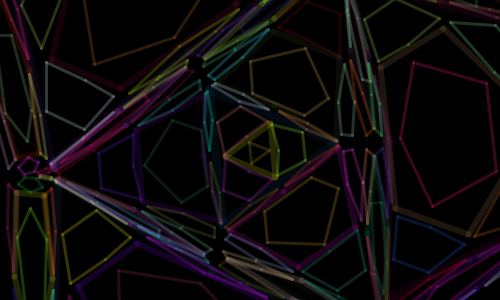
Frame 1 (no input)
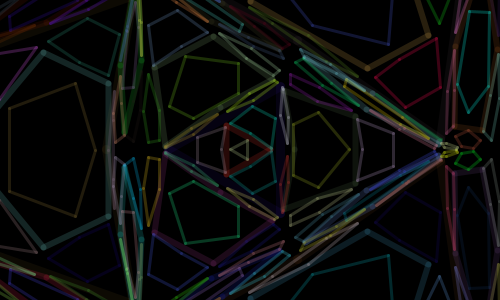
Frame 60 (the mouse pressed at the canvas centre just before this capture)
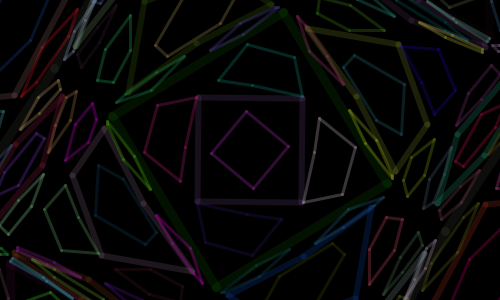
Frame 120 (the mouse held since frame 60 and released just before this capture)

The Processing sketch that drew these frames (run headless with seeded random() and noise(); from frame 60 on, the mouse is pressed at the canvas centre):

// Processing sketch: disco
// ── disco.pde

// Dec 2008 
// http://www.abandonedart.org
// http://www.zenbullets.com
//
// This work is licensed under a Creative Commons 3.0 License.
// (Attribution - NonCommerical - ShareAlike)
// http://creativecommons.org/licenses/by-nc-sa/3.0/
// 
// This basically means, you are free to use it as long as you:
// 1. give http://www.zenbullets.com a credit
// 2. don't use it for commercial gain
// 3. share anything you create with it in the same way I have
//
// These conditions can be waived if you want to do something groovy with it 
// though, so feel free to email me via http://www.zenbullets.com



//================================= global vars

int _maxlevels = 4;
float _strutFactor;  
float _noiseoff = 0.0;     
Branch[] _branchArr = {};   // stores branches, so drawing can be separated
HPoint[] _pointArr = {};    // initial points

int offset = 0;
int sqlen = 300;

float midx, midy;
int topx, topy;

int numsides = 3;
  
//================================= init

void setup() {
  size(500, 300);
  smooth(); 
  frameRate(12);
  background(0);
  
  midx = width / 2;
  midy = height / 2;
  topx = int(midx-(sqlen/2));
  topy = int(midy-(sqlen/2));
  
  restart();
}

void restart() {
  _noiseoff = random(1);
   rotateStartPoints();
  clearBackground();
  createTree();
}


void addPoint(float x, float y) {
    HPoint hp = new HPoint(x, y);
    _pointArr = (HPoint[])append(_pointArr, hp);
}

void clearBackground() {
  background(0);
}

void rotateStartPoints() {
  offset -= 3;
  if (offset < 0) { 
    offset = (360/numsides); 
     numsides = int(random(3)) + 3;
  }
  _pointArr = (HPoint[])expand(_pointArr, 0);
  int radius = 500;
  for (float x = 0; x < 360; x+= (360/numsides)) {
      float rad = radians(x + offset);
      float x1 = midx + (radius * cos(rad));
      float y1 = midy + (radius * sin(rad));
      addPoint(x1, y1);
    }  
}

void createTree() {
  
   // for next iteration
   _noiseoff = _noiseoff + .01;
   _strutFactor = (noise(_noiseoff) * 0.5) - 0.1;
   
   rotateStartPoints();
   
   _branchArr = (Branch[])expand(_branchArr, 0);
   Branch root = new Branch(0, 1, _pointArr);
   // println("Branches created:  " + _branchArr.length);
  
   for (int i = 0; i < _branchArr.length; i++) {
     Branch thisB = _branchArr[i];
     thisB.drawme();
   } 
   
}

//================================= frame loop

void draw() {
 clearBackground();
 createTree();
}

//================================= interaction

void mousePressed() { 
  restart();
}


//================================= objects



class HPoint {
  float x, y;
  HPoint(float ex, float why) {
    x = ex; y = why;
  }
}


class Branch {
  int level;
  int num;
  HPoint[] hpArr = {};    // points of the shape
  HPoint[] mpArr = {};    // midpoints of each side
  HPoint[] ppArr = {};    // end of each projected strut
  
  Branch (int lev, int n, HPoint[] arr) {
    level = lev;  num = n;
    hpArr = arr;
    init();
  }
  
  void trace(String str) {
    println("Branch " + level + "," + num + ": " + str);
  }
  
  void init() {
    
   for (int i = 0; i < hpArr.length; i++) {
     int nexti = i+1;
     if (nexti == hpArr.length) { nexti = 0; }
     mpArr = (HPoint[])append(mpArr, calcMidPoint(hpArr[i], hpArr[nexti]));
   } 
   
   for (int j = 0; j < hpArr.length; j++) {
     
     int nextj = j+int(hpArr.length / 2)+1;
     
     if (nextj >= hpArr.length) { nextj -= hpArr.length; }
     ppArr = (HPoint[])append(ppArr, calcProjPoint(mpArr[j], hpArr[nextj]));
     
   } 
    
    _branchArr = (Branch[])append(_branchArr, this);
    
    if ((level+1) < _maxlevels) {
      Branch newbrCent = new Branch(level+1, 0, ppArr);
      
      for (int k = 0; k < hpArr.length; k++) {
       int nextk = k-1;
       if (nextk < 0) { nextk += hpArr.length; }
        HPoint[] npArr = {  ppArr[k], mpArr[k], hpArr[k], mpArr[nextk], ppArr[nextk] };
        Branch newbr = new Branch(level+1, k+1, npArr);
      }  
       
    }
    
  }
  
  
  void drawme() {
    // Draw the branch
     stroke(random(255), random(255), random(255), level * 20);
   strokeWeight((_maxlevels - level) * 3);
   
    // inner hex
   for (int k = 0; k< ppArr.length; k++) {
     int nextk = k+1;
     if (nextk == ppArr.length) { nextk = 0; }
     line(ppArr[k].x, ppArr[k].y, ppArr[nextk].x, ppArr[nextk].y);
   } 
    
  }
  
  
  
  HPoint calcMidPoint(HPoint end1, HPoint end2) {
    float mx, my;
    if (end1.x > end2.x) {
      mx = end2.x + ((end1.x - end2.x)/2);
    } else {
      mx = end1.x + ((end2.x - end1.x)/2);
    }
    if (end1.y > end2.y) {
      my = end2.y + ((end1.y - end2.y)/2);
    } else {
      my = end1.y + ((end2.y - end1.y)/2);
    }
    return new HPoint(mx, my);
  }
  
  HPoint calcProjPoint(HPoint mp, HPoint op) {
    float px, py;
    
    float adj, opp, hyp;    // triangle, opp = xdiff, adj = ydiff
    if (op.x > mp.x) { 
      opp = op.x - mp.x;
    } else {
      opp = mp.x - op.x; 
    }
    if (op.y > mp.y) {
      adj = op.y - mp.y;
    } else {
      adj = mp.y - op.y;
    }
    float angle = atan(opp/adj);
    float xfactor = sin(angle) * _strutFactor;
    float yfactor = cos(angle) * _strutFactor;
    if (op.x > mp.x) { 
      px = mp.x + (opp * xfactor);
    } else {
      px = mp.x - (opp * xfactor); 
    }
    if (op.y > mp.y) {
      py = mp.y + (adj * yfactor);
    } else {
      py = mp.y - (adj * yfactor);
    }  
    return new HPoint(px, py); 
  }
  
  
}
